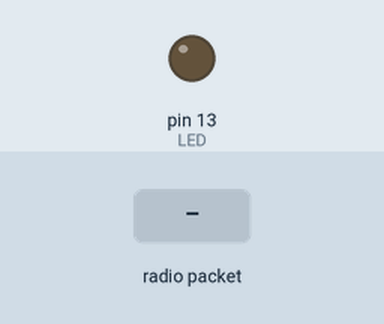
This sketch was run on a simulated Arduino Uno, built with avr-gcc and run on an emulated ATmega328P. On the bench: output pins drawn as LEDs (lit = HIGH). The inputs (shaded band) are chosen by the test bench. No radio packets arrive unless stated; pins used as bus, display or sensor lines are not drawn; what the sketch prints to the serial monitor is not drawn.

Above: at 1.3 s.
1.4 s: radio packet "1" arrives
Timing chart, 0 to 4.4 s (numbered marks = the images above; inputs shaded):
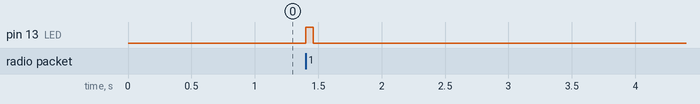

Measured:
- after the input at 1.4 s, pin 13 (LED): LOW → HIGH at once, → LOW 0.06 s later

The sketch:

Ground_Reciever.ino
```cpp
/*
 * Ground_Reciever - For Generic Hello world with RSSI
 *
 * This program is designed to recieve a "Buzz satellite #" message from the transmitter and reply with "Sat Identification".
 * It also uses the radiohead library functions to check the RSSI and SNR of the signal which is read to the serial monitor
 *
 * Author:  Travis McKee
 * Date:    20 Feb 2020
 *
 */

#include <SPI.h>
#include <RH_RF95.h>

/*
// for use with the Adafruit Feather32u4 RFM9x
#define RFM95_CS 8
#define RFM95_RST 4
#define RFM95_INT 7
*/
// for use with the Arduino Pro mini on the red PCB or Breadboard (Space Beacon) and the Arduino Uno (ground recieving station)
#define RFM95_CS 10
#define RFM95_RST 4
#define RFM95_INT 2

// Set the Transmit/Recieve frequency
#define RF95_FREQ 437.0

// Singleton instance of the radio driver
RH_RF95 rf95(RFM95_CS, RFM95_INT);

// Blinky on receipt
#define LED 13

void setup()
{
  pinMode(LED, OUTPUT);
  pinMode(RFM95_RST, OUTPUT);
  digitalWrite(RFM95_RST, HIGH);

  Serial.begin(115200);
  while (!Serial) {
    delay(1);
  }
  delay(100);

  Serial.println("Feather LoRa RX Test!");

  // manual reset
  digitalWrite(RFM95_RST, LOW);
  delay(10);
  digitalWrite(RFM95_RST, HIGH);
  delay(10);

  while (!rf95.init()) {
    Serial.println("LoRa radio init failed");
    Serial.println("Uncomment '#define SERIAL_DEBUG' in RH_RF95.cpp for detailed debug info");
    while (1);
  }
  Serial.println("LoRa radio init OK!");

  // Defaults after init are 434.0MHz, modulation GFSK_Rb250Fd250, +13dbM
  if (!rf95.setFrequency(RF95_FREQ)) {
    Serial.println("setFrequency failed");
    while (1);
  }
  Serial.print("Set Freq to: "); Serial.println(RF95_FREQ);

  // Defaults after init are 434.0MHz, 13dBm, Bw = 125 kHz, Cr = 4/5, Sf = 128chips/symbol, CRC on
  // you can set transmitter powers from 5 to 23 dBm:
  rf95.setTxPower(23, false);

  //Changing the default modem settings to one of the preset settings
  while(!rf95.setModemConfig(2))
  {
    Serial.println("LoRa radio modem settings change failed");
  }
  //Setting 0 (Bw125Cr45Sf128) - Bw = 125 kHz, Cr = 4/5, Sf = 128chips/symbol, CRC on. Default medium range
  //Setting 1 (Bw500Cr45Sf128) - Bw = 500 kHz, Cr = 4/5, Sf = 128chips/symbol, CRC on. Fast+short range.
  //Setting 2 (Bw31_25Cr48Sf512 ) - Bw = 31.25 kHz, Cr = 4/8, Sf = 512chips/symbol, CRC on. Slow+long range.
  //Setting 3 (Bw125Cr48Sf4096) - Bw = 125 kHz, Cr = 4/8, Sf = 4096chips/symbol, CRC on. Slow+long range.

}

void loop()
{
  if (rf95.available())
  {
    // Should be a message for us now
    uint8_t buf[RH_RF95_MAX_MESSAGE_LEN];
    uint8_t len = sizeof(buf);

    if (rf95.recv(buf, &len))
    {
      digitalWrite(LED, HIGH);
      RH_RF95::printBuffer("Received: ", buf, len);
      Serial.print("Got: ");
      Serial.println((char*)buf);
       Serial.print("RSSI: ");
      Serial.println(rf95.lastRssi(), DEC);
      Serial.print("SNR: ");
      Serial.println(rf95.lastSNR(), DEC); //SNR of the last recieved message in dB

      // Send a reply
      uint8_t data[] = "Sat identification";
      rf95.send(data, sizeof(data));
      rf95.waitPacketSent();
      Serial.println("Sent a reply");
      digitalWrite(LED, LOW);
    }
    else
    {
      Serial.println("Receive failed");
    }
  }
}
```
